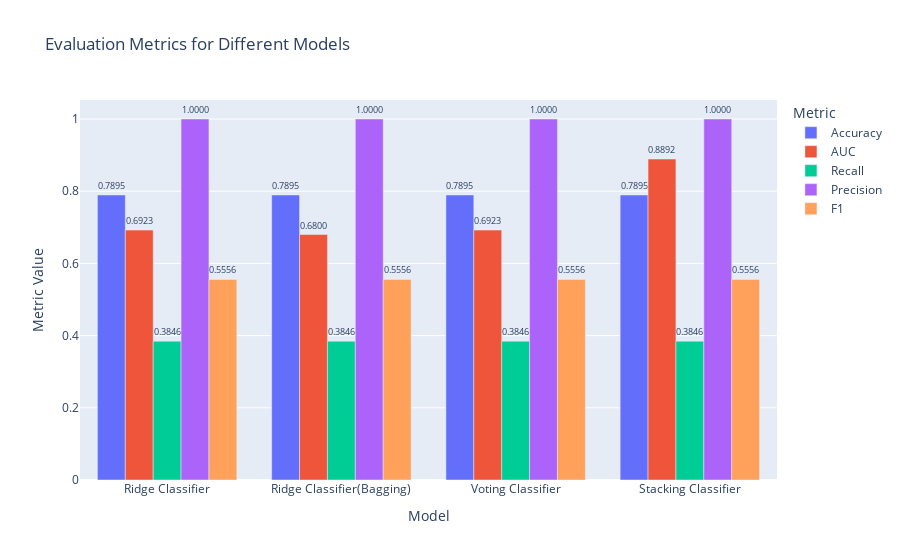

The notebook cell saved with this chart:
### Markdown cell above
## Model Evaluation

### Code cell
import pandas as pd
import plotly.express as px

# Define the evaluation metrics data
data = ensemble_results

# Create a DataFrame
df = pd.DataFrame(data)

# Convert the DataFrame to a long format for plotting
df_long = df.melt(id_vars='Model', 
                  value_vars=['Accuracy', 'AUC', 'Recall', 'Precision', 'F1'], 
                  var_name='Metric', 
                  value_name='Value')

# Create a grouped bar chart using Plotly Express
fig = px.bar(df_long, 
             x='Model', 
             y='Value', 
             color='Metric', 
             barmode='group', 
             title="Evaluation Metrics for Different Models",
             text='Value')

# Format the text on bars
fig.update_traces(texttemplate='%{text:.4f}', textposition='outside')
fig.update_layout(yaxis_title='Metric Value', xaxis_title='Model', uniformtext_minsize=8)

# Show the interactive plot
fig.show()

### Figure 1 — Plotly figure (JSON) as saved in the notebook; plotly's stock layout.template omitted (floating-point values rounded to 4 significant figures)
{"data": [{"alignmentgroup": "True", "hovertemplate": "Metric=Accuracy<br>Model=%{x}<br>Value=%{text}<extra></extra>", "legendgroup": "Accuracy", "marker": {"color": "#636efa", "pattern": {"shape": ""}}, "name": "Accuracy", "offsetgroup": "Accuracy", "orientation": "v", "showlegend": true, "text": [0.7895, 0.7895, 0.7895, 0.7895], "textposition": "outside", "texttemplate": "%{text:.4f}", "type": "bar", "x": ["Ridge Classifier", "Ridge Classifier(Bagging)", "Voting Classifier", "Stacking Classifier"], "xaxis": "x", "y": [0.7895, 0.7895, 0.7895, 0.7895], "yaxis": "y"}, {"alignmentgroup": "True", "hovertemplate": "Metric=AUC<br>Model=%{x}<br>Value=%{text}<extra></extra>", "legendgroup": "AUC", "marker": {"color": "#EF553B", "pattern": {"shape": ""}}, "name": "AUC", "offsetgroup": "AUC", "orientation": "v", "showlegend": true, "text": [0.6923, 0.68, 0.6923, 0.8892], "textposition": "outside", "texttemplate": "%{text:.4f}", "type": "bar", "x": ["Ridge Classifier", "Ridge Classifier(Bagging)", "Voting Classifier", "Stacking Classifier"], "xaxis": "x", "y": [0.6923, 0.68, 0.6923, 0.8892], "yaxis": "y"}, {"alignmentgroup": "True", "hovertemplate": "Metric=Recall<br>Model=%{x}<br>Value=%{text}<extra></extra>", "legendgroup": "Recall", "marker": {"color": "#00cc96", "pattern": {"shape": ""}}, "name": "Recall", "offsetgroup": "Recall", "orientation": "v", "showlegend": true, "text": [0.3846, 0.3846, 0.3846, 0.3846], "textposition": "outside", "texttemplate": "%{text:.4f}", "type": "bar", "x": ["Ridge Classifier", "Ridge Classifier(Bagging)", "Voting Classifier", "Stacking Classifier"], "xaxis": "x", "y": [0.3846, 0.3846, 0.3846, 0.3846], "yaxis": "y"}, {"alignmentgroup": "True", "hovertemplate": "Metric=Precision<br>Model=%{x}<br>Value=%{text}<extra></extra>", "legendgroup": "Precision", "marker": {"color": "#ab63fa", "pattern": {"shape": ""}}, "name": "Precision", "offsetgroup": "Precision", "orientation": "v", "showlegend": true, "text": [1, 1, 1, 1], "textposition": "outside", "texttemplate": "%{text:.4f}", "type": "bar", "x": ["Ridge Classifier", "Ridge Classifier(Bagging)", "Voting Classifier", "Stacking Classifier"], "xaxis": "x", "y": [1, 1, 1, 1], "yaxis": "y"}, {"alignmentgroup": "True", "hovertemplate": "Metric=F1<br>Model=%{x}<br>Value=%{text}<extra></extra>", "legendgroup": "F1", "marker": {"color": "#FFA15A", "pattern": {"shape": ""}}, "name": "F1", "offsetgroup": "F1", "orientation": "v", "showlegend": true, "text": [0.5556, 0.5556, 0.5556, 0.5556], "textposition": "outside", "texttemplate": "%{text:.4f}", "type": "bar", "x": ["Ridge Classifier", "Ridge Classifier(Bagging)", "Voting Classifier", "Stacking Classifier"], "xaxis": "x", "y": [0.5556, 0.5556, 0.5556, 0.5556], "yaxis": "y"}], "layout": {"barmode": "group", "legend": {"title": {"text": "Metric"}, "tracegroupgap": 0}, "title": {"text": "Evaluation Metrics for Different Models"}, "uniformtext": {"minsize": 8}, "xaxis": {"anchor": "y", "domain": [0, 1], "title": {"text": "Model"}}, "yaxis": {"anchor": "x", "domain": [0, 1], "title": {"text": "Metric Value"}}}}
